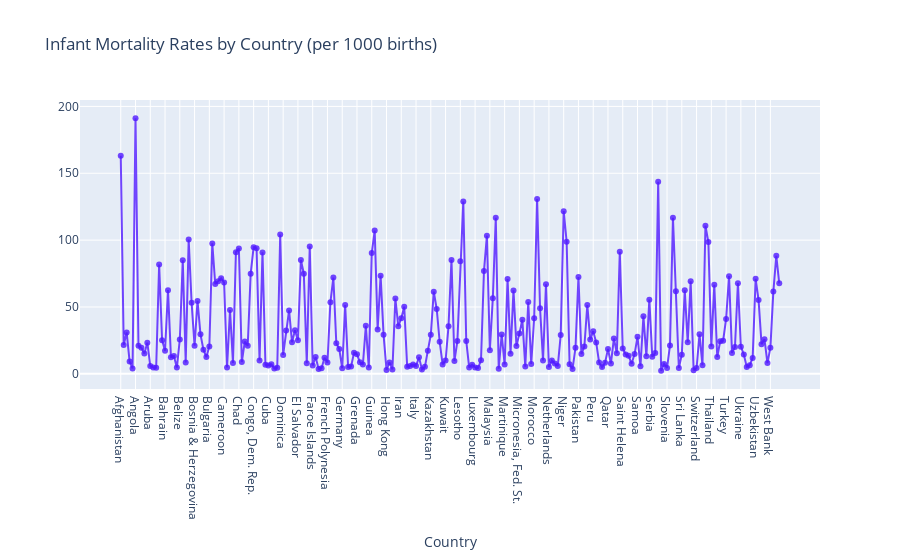

Here is the notebook cell this chart was saved with:
### Code cell
infantMortality= go.Scatter(
                    x = data_infant_morality.Country,
                    y = data_infant_morality['Infant mortality (per 1000 births)'],
                    mode = "lines+markers",
                    name = "Infant Mortality Rates",
                    marker = dict(color = 'rgba(80, 26, 255, 0.8)'),
                    text= data_infant_morality.Country)
data = [infantMortality]
layout = dict(title = 'Infant Mortality Rates by Country (per 1000 births)',
              xaxis= dict(title= 'Country',ticklen= 5,zeroline= False)
             )
fig = dict(data = data, layout = layout)
iplot(fig)

### Figure 1 — Plotly figure (JSON) as saved in the notebook; plotly's stock layout.template omitted (floating-point values rounded to 4 significant figures; data arrays with more than 128 entries replaced by an {"elided": "..."} marker saying what was removed)
{"data": [{"marker": {"color": "rgba(80, 26, 255, 0.8)"}, "mode": "lines+markers", "name": "Infant Mortality Rates", "text": {"elided": "224 str values"}, "type": "scatter", "x": {"elided": "224 str values"}, "y": {"elided": "224 float values"}}], "layout": {"title": {"text": "Infant Mortality Rates by Country (per 1000 births)"}, "xaxis": {"ticklen": 5, "title": {"text": "Country"}, "zeroline": false}}}
